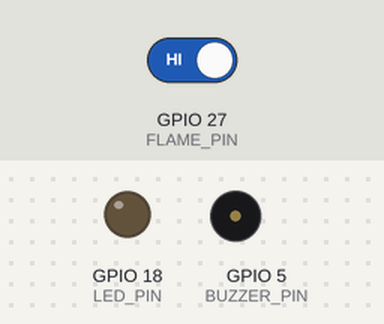
Bench run of a sketch on a simulated ESP32. Shown: output pins drawn as LEDs (lit = HIGH), buzzer (waves = sounding). The inputs (shaded band) are chosen by the test bench; at power-on: GPIO 27 (FLAME_PIN) HIGH. WiFi joins after 1.5 s; servers stay silent unless stated; uploads are accepted with an empty reply; what the sketch prints to the serial monitor is not drawn.

Above: at 5.3 s.
5.4 s: GPIO 27 (FLAME_PIN) driven LOW
At 8.3 s:
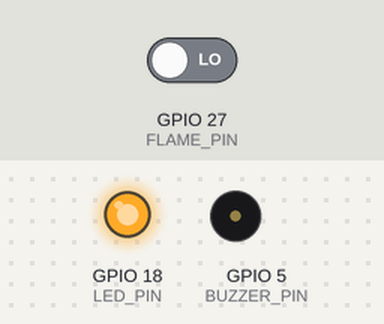
8.4 s: GPIO 27 (FLAME_PIN) driven HIGH
At 9.2 s:
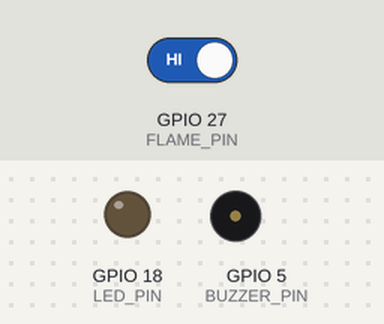
Timing chart, 0 to 11.4 s (numbered marks = the images above; inputs shaded):
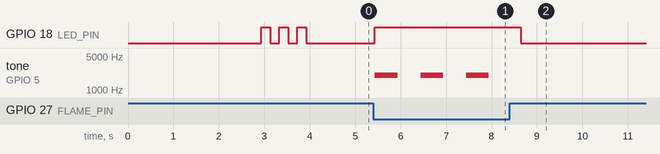

Measured:
- after the input at 5.4 s, GPIO 18 (LED_PIN): LOW → HIGH at once; tone on GPIO 5 (BUZZER_PIN): alternates 2000 Hz for 0.50 s and silent for 0.50 s, starting at once
- after the input at 8.4 s, GPIO 18 (LED_PIN): HIGH → LOW after 0.25 s; tone on GPIO 5 (BUZZER_PIN): stops changing and stays silent

The sketch:

node2.ino
```cpp
#include <WiFi.h>
#include <HTTPClient.h>

// ============== WiFi Configuration ==============
const char* ssid = "PLDTHOMEFIBRxSQ9R";     // Replace with your WiFi name
const char* password = "GayoFamily@2025!";  // Replace with your WiFi password

// ============== Backend API Configuration ==============
const char* serverHostname = "http://jaypee.local:5000";
const char* serverFallbackIP = "http://192.168.1.61:5000";
String serverUrl = "http://192.168.1.61:5000/api";  // default; overwritten by resolveServer()

const char* deviceId = "DEV002";  // Unique device ID for this sensor

// ============== Pin Configuration ==============
#define FLAME_PIN 27
#define BUZZER_PIN 5
#define LED_PIN 18  // Built-in LED for status

// ============== State Variables ==============
bool fireDetected = false;

// Heartbeat for online status
unsigned long lastHeartbeatTime = 0;
const unsigned long HEARTBEAT_INTERVAL = 30000;  // Send heartbeat every 30 seconds

// Buzzer beep control
unsigned long lastBuzzerToggle = 0;
const unsigned long BUZZER_BEEP_INTERVAL = 500;  // Beep every 500ms (on/off)
bool buzzerState = false;
unsigned long buzzerStartTime = 0;
const unsigned long BUZZER_AUTO_OFF_TIME = 30000;  // Auto turn off buzzer after 30 seconds

// ============== Function Declarations ==============
void connectWiFi();
void resolveServer();
void sendHeartbeat();
void updateFireStatus(bool isFire);
void blinkLED(int times, int delayMs);

void setup() {
  Serial.begin(115200);
  delay(1000);

  // Initialize pins - set outputs LOW before pinMode to prevent boot glitch on strapping pins
  digitalWrite(BUZZER_PIN, LOW);
  digitalWrite(LED_PIN, LOW);
  pinMode(FLAME_PIN, INPUT);
  pinMode(BUZZER_PIN, OUTPUT);
  pinMode(LED_PIN, OUTPUT);
  digitalWrite(BUZZER_PIN, LOW);
  digitalWrite(LED_PIN, LOW);

  Serial.println("\n\n========================================");
  Serial.println("   FLAME ALERT - Fire Detection System - Node 2");
  Serial.println("========================================");
  Serial.println("Device ID: " + String(deviceId));
  Serial.println();

  // Connect to WiFi
  connectWiFi();

  // Resolve backend URL (try jaypee.local, fall back to direct IP)
  if (WiFi.status() == WL_CONNECTED) {
    resolveServer();
  }

  Serial.println("\n========================================");
  Serial.println("System Ready - Monitoring for fire...");
  Serial.println("========================================\n");

  blinkLED(3, 200);  // Signal ready
}

void loop() {
  // Check WiFi connection
  if (WiFi.status() != WL_CONNECTED) {
    Serial.println("⚠️ WiFi disconnected! Reconnecting...");
    connectWiFi();
  }

  int flameState = digitalRead(FLAME_PIN);

  // ============== FIRE DETECTED ==============
  if (flameState == LOW && !fireDetected) {
    Serial.println("🔥 FIRE DETECTED!");

    // Start buzzer with tone (for passive buzzer)
    buzzerStartTime = millis();
    tone(BUZZER_PIN, 2000);  // 2000 Hz continuous tone
    buzzerState = true;
    lastBuzzerToggle = millis();
    digitalWrite(LED_PIN, HIGH);

    Serial.println("📡 Sending fire alert to backend...");
    updateFireStatus(true);

    fireDetected = true;
  }

  // ============== FIRE CLEARED ==============
  if (flameState == HIGH) {
    if (fireDetected) {
      Serial.println("✅ Fire cleared.");
      Serial.println("📡 Sending fire cleared signal to backend...");
      updateFireStatus(false);
    }

    noTone(BUZZER_PIN);  // Stop tone
    digitalWrite(LED_PIN, LOW);
    buzzerState = false;
    fireDetected = false;
  }

  // ============== BUZZER BEEP CONTROL WHILE FIRE ACTIVE ==============
  if (fireDetected) {
    unsigned long currentTime = millis();

    // Auto turn off buzzer after 30 seconds, but keep LED on and monitoring
    if (currentTime - buzzerStartTime > BUZZER_AUTO_OFF_TIME) {
      if (buzzerState) {
        noTone(BUZZER_PIN);
        buzzerState = false;
        Serial.println("🔕 Buzzer auto-off after 30 seconds (monitoring still active)");
      }
    }
    // Toggle tone on/off every 500ms for beeping pattern
    else if (currentTime - lastBuzzerToggle > BUZZER_BEEP_INTERVAL) {
      buzzerState = !buzzerState;
      if (buzzerState) {
        tone(BUZZER_PIN, 2000);  // Beep ON
      } else {
        noTone(BUZZER_PIN);  // Beep OFF
      }
      lastBuzzerToggle = currentTime;
    }
  }

  // ============== HEARTBEAT (keep device showing as online) ==============
  if (millis() - lastHeartbeatTime > HEARTBEAT_INTERVAL) {
    sendHeartbeat();
    lastHeartbeatTime = millis();
  }

  delay(100);
}

void connectWiFi() {
  Serial.println("Connecting to WiFi: " + String(ssid));

  WiFi.begin(ssid, password);

  int attempts = 0;
  while (WiFi.status() != WL_CONNECTED && attempts < 40) {
    delay(500);
    Serial.print(".");
    attempts++;
  }

  Serial.println();

  if (WiFi.status() == WL_CONNECTED) {
    Serial.println("\u2705 WiFi Connected!");
    Serial.println("IP Address: " + WiFi.localIP().toString());
  } else {
    Serial.println("❌ WiFi connection failed!");
    Serial.println("   Will retry in next cycle...");
  }
}

void resolveServer() {
  HTTPClient http;

  // Try hostname first
  Serial.println("Trying " + String(serverHostname) + "...");
  http.begin(String(serverHostname));
  http.setTimeout(3000);
  int code = http.GET();
  http.end();

  if (code == 200) {
    serverUrl = String(serverHostname) + "/api";
    Serial.println("✅ Backend resolved via hostname: " + serverUrl);
    return;
  }

  // Hostname failed — fall back to direct IP
  Serial.println("   Hostname unreachable (" + String(code) + "), trying IP fallback...");
  http.begin(String(serverFallbackIP));
  http.setTimeout(3000);
  code = http.GET();
  http.end();

  if (code == 200) {
    serverUrl = String(serverFallbackIP) + "/api";
    Serial.println("✅ Backend resolved via IP fallback: " + serverUrl);
  } else {
    Serial.println("❌ Backend unreachable on both hostname and IP. Will keep retrying on data send.");
  }
}

void updateFireStatus(bool isFire) {
  if (WiFi.status() != WL_CONNECTED) {
    Serial.println("❌ No WiFi - cannot update backend");
    return;
  }

  HTTPClient http;
  String endpoint;

  if (isFire) {
    endpoint = String(serverUrl) + "/simulate-fire/" + deviceId;
  } else {
    endpoint = String(serverUrl) + "/clear-fire/" + deviceId;
  }

  Serial.println("   Endpoint: " + endpoint);

  http.begin(endpoint);
  http.addHeader("Content-Type", "application/json");
  http.setTimeout(10000);  // 10 second timeout

  int httpCode = http.POST("");

  if (httpCode > 0) {
    Serial.print("   Response code: ");
    Serial.println(httpCode);

    if (httpCode == 200) {
      String response = http.getString();
      Serial.println("   ✅ Backend updated successfully");
      Serial.println("   Response: " + response);
    } else {
      Serial.println("   ⚠️ Unexpected response code");
    }
  } else {
    Serial.print("   ❌ HTTP Error: ");
    Serial.println(http.errorToString(httpCode));
    Serial.println("   Check if backend server is running!");
  }

  http.end();
}

void sendHeartbeat() {
  if (WiFi.status() != WL_CONNECTED) {
    return;
  }

  HTTPClient http;
  String endpoint = String(serverUrl) + "/heartbeat/" + deviceId;

  http.begin(endpoint);
  http.setTimeout(5000);

  int httpCode = http.POST("");
  http.end();

  // Silent heartbeat - only log failures
  if (httpCode < 0) {
    Serial.println("⚠️ Heartbeat failed");
  }
}

void blinkLED(int times, int delayMs) {
  for (int i = 0; i < times; i++) {
    digitalWrite(LED_PIN, HIGH);
    delay(delayMs);
    digitalWrite(LED_PIN, LOW);
    delay(delayMs);
  }
}
```
